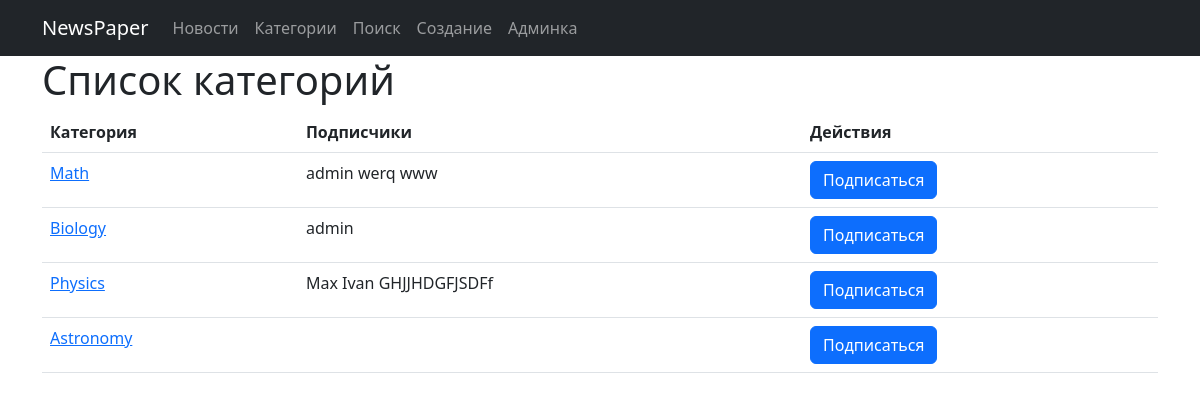
The page /news/category/ on the database its author committed.
### news/models.py (models this page shows, shortened)
class Category(models.Model):
    name = models.CharField(max_length=64, unique=True)
    subscribers = models.ManyToManyField(User, blank=True)
    def __str__(self):
        return f'{self.name}'

### news/views.py (the view)
# urls.py: path('category/', PostCategoryList.as_view(), name='categorys'),
class PostCategoryList(ListView):
    model = Category
    template_name='news/categorys.html'
    context_object_name = 'categorys'
    def get_context_data(self, **kwargs):
        context = super().get_context_data(**kwargs)
        user = self.request.user
        context['user'] = user
        return context

### news/templates/news/categorys.html (shortened to what this page needs)
{% extends 'layout/default.html' %}
{% block content %}
<h1>Список категорий</h1>
{% if categorys %}
<table  class="table table-hover">
  <tr>
    <th scope="col">
        Категория
    </th>
    <th scope="col">
        Подписчики
    </th>
    <th scope="col">
        Действия
    </th>
  </tr>
  {% for c in categorys %}
  <tr>
    <td>
        <a href="{% url 'news:category' c.id %}">
        {{c}}
        </a>
    </td>
    <td>
        {% for u in c.subscribers.all %}
        {{u}}
        {% endfor %}
    </td>
    <td>
        {% if user in c.subscribers.all %}
        <a href="{% url 'news:unsubscribe' c.id %}" class="btn btn-primary">
            Отписаться
        </a>
        {%else%}
        <a href="{% url 'news:subscribe' c.id %}" class="btn btn-primary">
            Подписаться
        </a>
        {%endif%}
    </td>
  </tr>
  {% endfor %}
</table>
{%endif%}
{% endblock content %}

### rows shown on the page
Category: name "Math", shows "Подписаться"
Category: name "Biology", shows "Подписаться"
Category: name "Physics", shows "Подписаться"
Category: name "Astronomy", shows "Подписаться"

### other values the page prints
{{ u }} "admin"
{{ u }} "werq"
{{ u }} "www"
{{ u }} "Max"
{{ u }} "Ivan"
{{ u }} "GHJJHDGFJSDFf"
